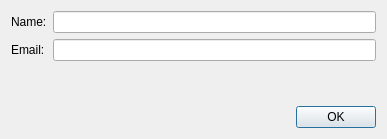
<?xml version="1.0" encoding="UTF-8"?>
<ui version="4.0">
 <class>AddDialogClass</class>
 <widget class="QDialog" name="AddDialogClass">
  <property name="geometry">
   <rect>
    <x>0</x>
    <y>0</y>
    <width>387</width>
    <height>139</height>
   </rect>
  </property>
  <property name="windowTitle">
   <string>Add Address</string>
  </property>
  <layout class="QVBoxLayout" name="verticalLayout">
   <item>
    <layout class="QGridLayout" name="gridLayout">
     <item row="0" column="0">
      <widget class="QLabel" name="nameText">
       <property name="text">
        <string>Name:</string>
       </property>
      </widget>
     </item>
     <item row="0" column="1">
      <widget class="QLineEdit" name="nameEdit"/>
     </item>
     <item row="1" column="0">
      <widget class="QLabel" name="emailText">
       <property name="text">
        <string>Email:</string>
       </property>
      </widget>
     </item>
     <item row="1" column="1">
      <widget class="QLineEdit" name="emailEdit"/>
     </item>
    </layout>
   </item>
   <item>
    <spacer name="verticalSpacer">
     <property name="orientation">
      <enum>Qt::Vertical</enum>
     </property>
     <property name="sizeHint" stdset="0">
      <size>
       <width>20</width>
       <height>40</height>
      </size>
     </property>
    </spacer>
   </item>
   <item>
    <layout class="QHBoxLayout" name="horizontalLayout">
     <item>
      <spacer name="horizontalSpacer">
       <property name="orientation">
        <enum>Qt::Horizontal</enum>
       </property>
       <property name="sizeHint" stdset="0">
        <size>
         <width>40</width>
         <height>20</height>
        </size>
       </property>
      </spacer>
     </item>
     <item>
      <widget class="QPushButton" name="okButton">
       <property name="text">
        <string>OK</string>
       </property>
      </widget>
     </item>
    </layout>
   </item>
  </layout>
 </widget>
 <layoutdefault spacing="6" margin="11"/>
 <resources/>
 <connections>
  <connection>
   <sender>okButton</sender>
   <signal>clicked()</signal>
   <receiver>AddDialogClass</receiver>
   <slot>accept()</slot>
   <hints>
    <hint type="sourcelabel">
     <x>347</x>
     <y>116</y>
    </hint>
    <hint type="destinationlabel">
     <x>424</x>
     <y>138</y>
    </hint>
   </hints>
  </connection>
 </connections>
</ui>
